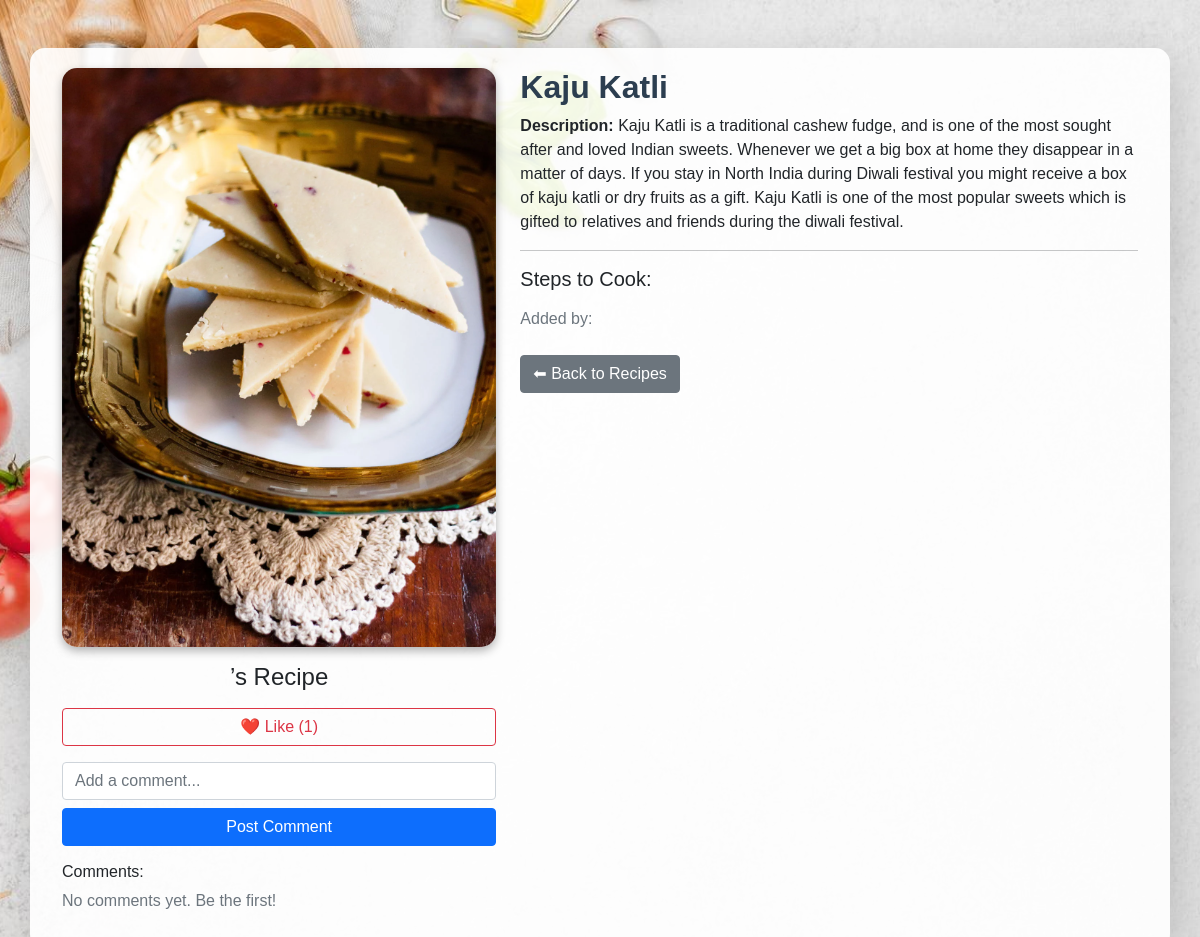
The page /receipe/9 on the database as committed earlier.
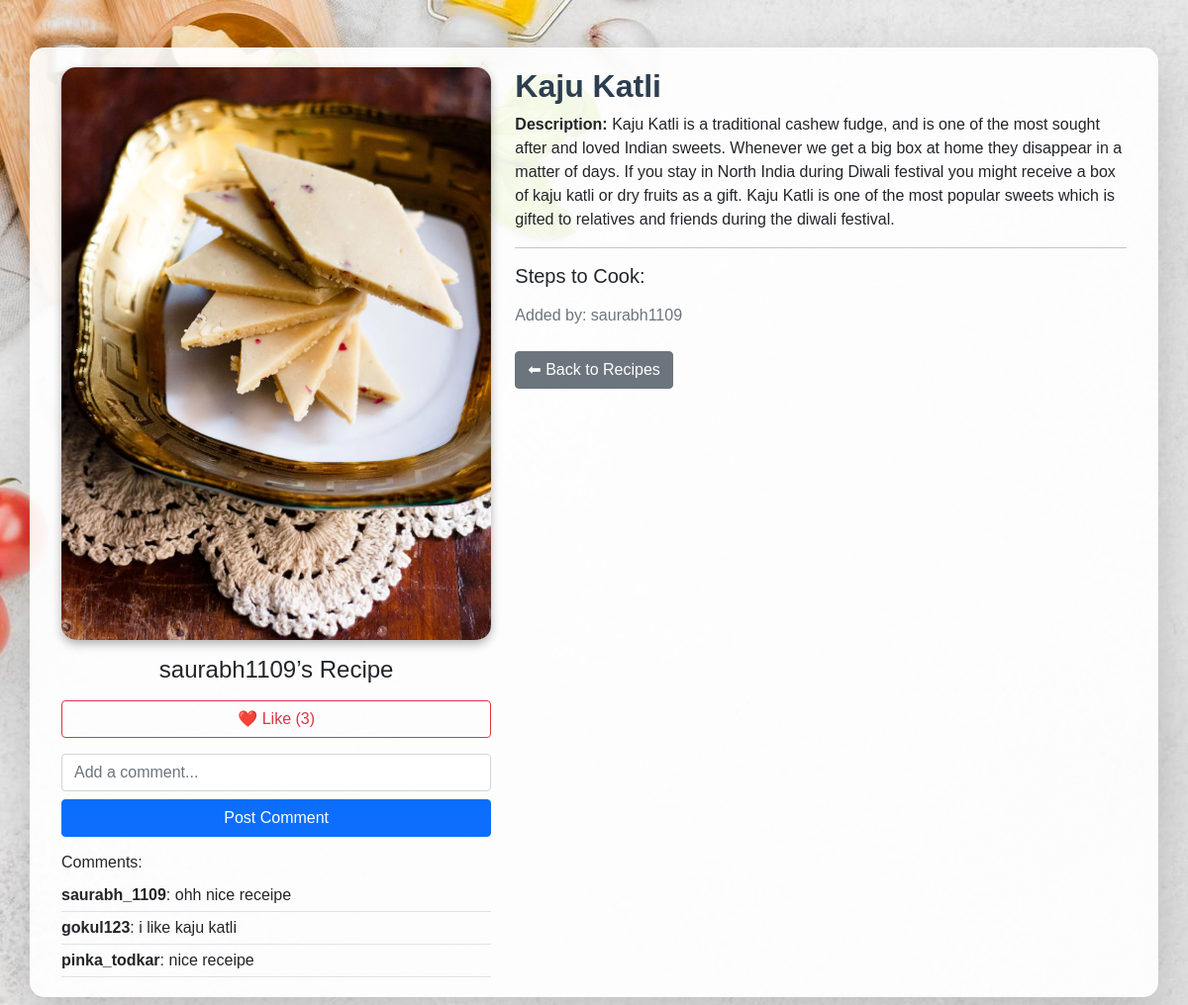
The same page on the database as committed later.
### vege/models.py (models this page shows, shortened)
class Receipe(models.Model):
    user = models.ForeignKey(User , on_delete=models.CASCADE, null=True)
    receipe_name = models.CharField(max_length=100)
    receipe_description = models.TextField()
    receipe_image = models.ImageField(upload_to="receipe")
    receipe_steps = models.TextField(blank=True, null=True)  #steps of cooking
    receipe_view_count = models.IntegerField(default=1)

class Comment(models.Model):
    user = models.ForeignKey(User, on_delete=models.CASCADE)
    receipe = models.ForeignKey(Receipe, on_delete=models.CASCADE)
    text = models.TextField()
    created_at = models.DateTimeField(auto_now_add=True)

### vege/views.py (the view)
# urls.py: path('receipe/<int:pk>', views.receipe_detail, name="receipe_detail"),
def receipe_detail(request, pk):
    receipe = get_object_or_404(Receipe, pk = pk)
    return render(request, "receipe_detail.html",{"receipe": receipe})

### vege/templates/receipe_detail.html (shortened to what this page needs)
{% load static %}
<!DOCTYPE html>
<html lang="en">
<head>
    <link href="https://cdn.jsdelivr.net/npm/bootstrap@5.0.2/dist/css/bootstrap.min.css" rel="stylesheet">
</head>
<body>
<div class="container mt-5">
    <div class="row overlay shadow-lg">
        <div class="col-md-5 text-center">
            {% if receipe.receipe_image %}
                <img src="{{ receipe.receipe_image.url }}" class="recipe-img mb-3" alt="{{ receipe.receipe_name }}">
            {% endif %}
            <h4>{{ receipe.user.username }}’s Recipe</h4>
            <form method="post" action="{% url 'like_receipe' receipe.id %}" class="mt-3">
                <button type="submit" class="btn btn-outline-danger w-100">
                    ❤️ Like ({{ receipe.like_set.count }})
                </button>
            </form>
            <form method="post" action="{% url 'add_comment' receipe.id %}" class="mt-3">
                <input type="text" name="text" class="form-control mb-2" placeholder="Add a comment..." required>
                <button type="submit" class="btn btn-primary w-100">Post Comment</button>
            </form>
            <div class="comments-box mt-3 text-start">
                <h6>Comments:</h6>
                {% for comment in receipe.comment_set.all %}
                    <div class="d-flex justify-content-between align-items-center border-bottom py-1">
                        <p class="mb-0"><strong>{{ comment.user.username }}</strong>: {{ comment.text }}</p>
                    </div>
                {% empty %}
                    <p class="text-muted">No comments yet. Be the first!</p>
                {% endfor %}
            </div>
        </div>
        <div class="col-md-7">
            <h2 class="recipe-title">{{ receipe.receipe_name }}</h2>
            <p><strong>Description:</strong> {{ receipe.receipe_description }}</p>
            <hr>
            <h5>Steps to Cook:</h5>
            <p class="text-muted mt-3">Added by: {{ receipe.user.username }}</p>
            <a href="{% url 'home' %}" class="btn btn-secondary mt-2">⬅ Back to Recipes</a>
        </div>
    </div>
</div>
</body>
</html>

Rows that differ between the two databases and show on the page:
changed Receipe "Kaju Katli": user.username (not shown) → "saurabh1109"; like_set.count "1" → "3"
added Comment: user.username "saurabh_1109", text "ohh nice receipe"
added Comment: user.username "gokul123", text "i like kaju katli"
added Comment: user.username "pinka_todkar", text "nice receipe"
Other text that changed with them:
text no longer shown: "No comments yet. Be the first!"
